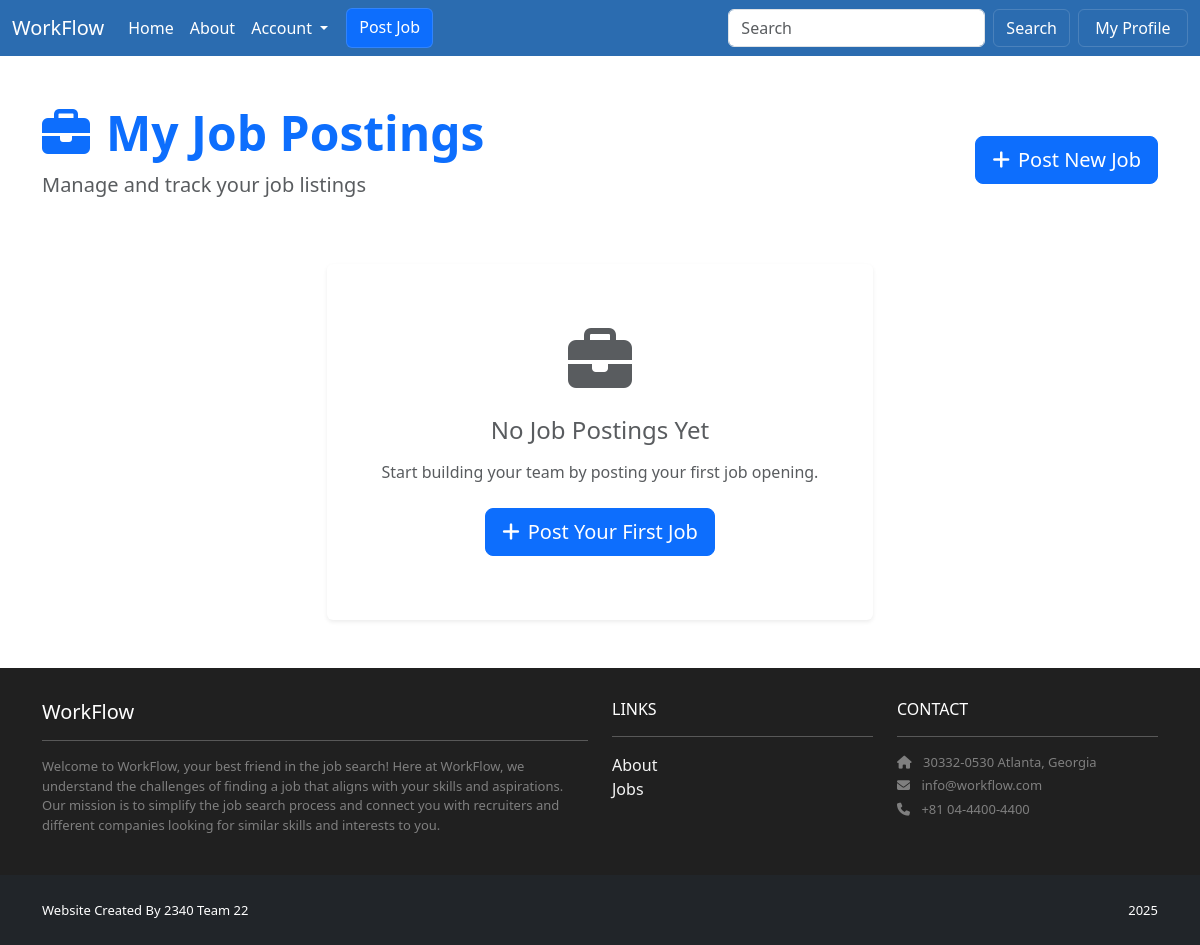
The page /jobs/my-jobs/ (signed in) on the database as committed earlier.
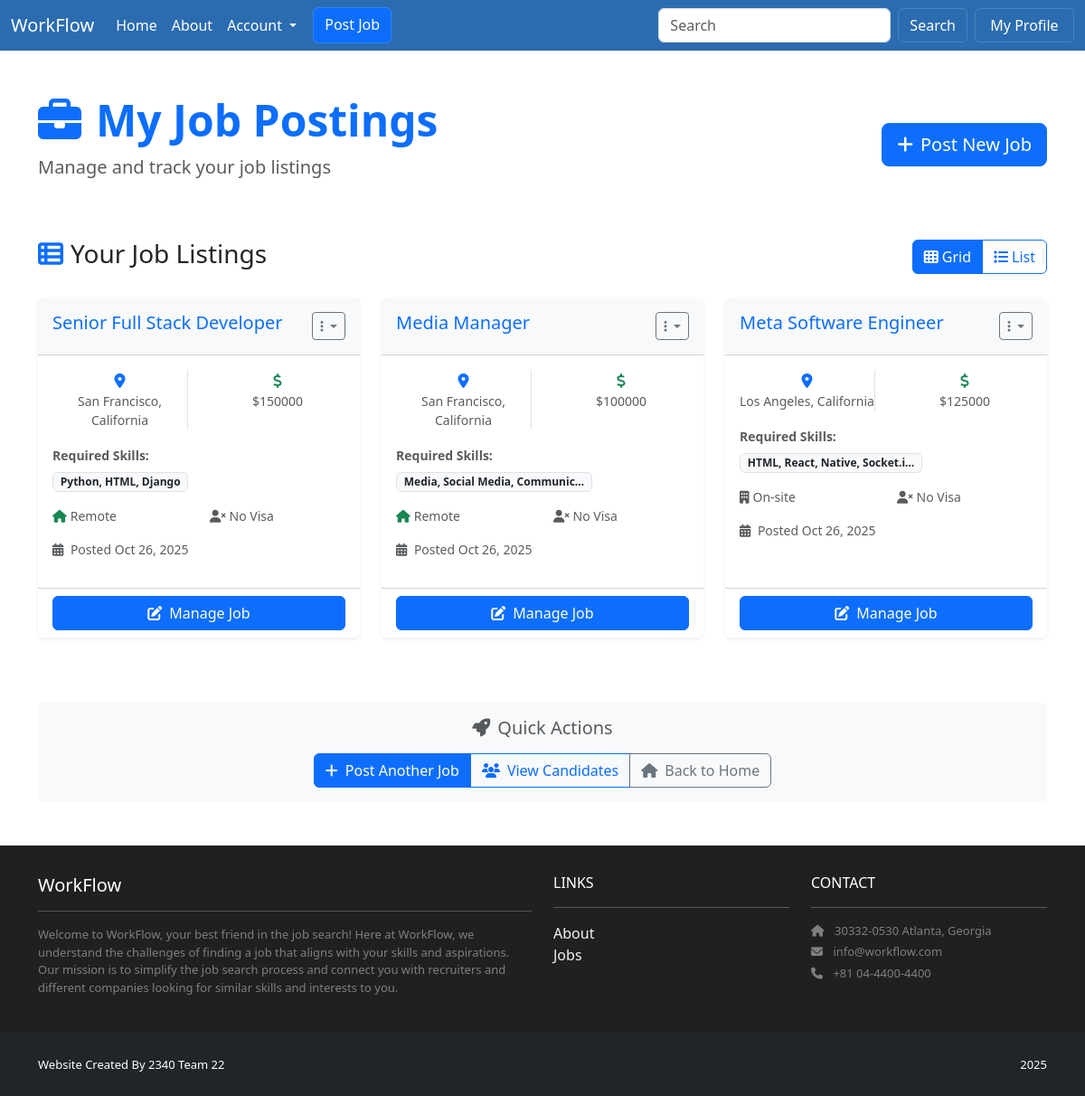
The same page on the database as committed later.
### jobs/models.py (models this page shows, shortened)
class Job(models.Model):
    title = models.CharField(max_length=200)
    skills = models.TextField()
    location = models.CharField(max_length=300)
    salary = models.IntegerField()
    is_remote = models.BooleanField(default=False)
    visa_sponsorship = models.BooleanField(default=False)
    created_date = models.DateTimeField(default=timezone.now)
    recruiter = models.ForeignKey(
        settings.AUTH_USER_MODEL,
        on_delete=models.CASCADE,
        related_name='jobs'
    )

### jobs/views.py (the view)
# urls.py: path('my-jobs/', views.recruiter_jobs, name='recruiter_jobs'),
@login_required
def recruiter_jobs(request):
    jobs = Job.objects.filter(recruiter=request.user)
    total_jobs = jobs.count()
    remote_jobs = jobs.filter(is_remote=True).count()
    visa_jobs = jobs.filter(visa_sponsorship=True).count()
    context = {
        'jobs': jobs,
        'total_jobs': total_jobs,
        'remote_jobs': remote_jobs,
        'visa_jobs': visa_jobs,
    }
    return render(request, 'jobs/recruiter_jobs.html', context)

### accounts/models.py (called while the page is built)
    @property
    def is_seeker(self):
        return self.role == self.Roles.SEEKER

    @property
    def is_recruiter(self):
        return self.role == self.Roles.RECRUITER

### jobs/templates/jobs/recruiter_jobs.html (shortened to what the changed rows need)
{% extends 'base.html' %}
{% load static %}
{% block content %}
<div class="container py-5">
  <div class="row mb-5">
    <div class="col-12">
      <div class="d-flex justify-content-between align-items-center">
        <div>
          <h1 class="display-5 fw-bold text-primary mb-2">
            <i class="fas fa-briefcase me-3"></i>My Job Postings
          </h1>
        </div>
      </div>
    </div>
  </div>
  {% if jobs %}
    <div class="row">
      <div class="col-12">
        <div class="d-flex justify-content-between align-items-center mb-4">
          <h3 class="text-dark">
            <i class="fas fa-th-list me-2 text-primary"></i>Your Job Listings
          </h3>
          <div class="btn-group" role="group">
            <button type="button" class="btn btn-outline-primary active" onclick="switchView('grid')">
              <i class="fas fa-th me-1"></i>Grid
            </button>
            <button type="button" class="btn btn-outline-primary" onclick="switchView('list')">
              <i class="fas fa-list me-1"></i>List
            </button>
          </div>
        </div>
      </div>
    </div>
    <div id="grid-view" class="row">
      {% for job in jobs %}
        <div class="col-lg-4 col-md-6 mb-4">
          <div class="card h-100 shadow-sm border-0 job-card">
            <div class="card-header bg-light py-3">
              <div class="d-flex justify-content-between align-items-start">
                <h5 class="card-title mb-0 text-primary">{{ job.title }}</h5>
                <div class="dropdown">
                  <button class="btn btn-sm btn-outline-secondary dropdown-toggle" type="button" data-bs-toggle="dropdown">
                    <i class="fas fa-ellipsis-v"></i>
                  </button>
                </div>
              </div>
            </div>
            <div class="card-body">
              <div class="mb-3">
                <div class="row text-center mb-3">
                  <div class="col-6">
                    <div class="border-end">
                      <i class="fas fa-map-marker-alt text-primary"></i>
                      <small class="d-block text-muted">{{ job.location }}</small>
                    </div>
                  </div>
                  <div class="col-6">
                    <i class="fas fa-dollar-sign text-success"></i>
                    <small class="d-block text-muted">${{ job.salary|floatformat:0 }}</small>
                  </div>
                </div>
              </div>
              <div class="mb-3">
                <small class="text-muted fw-semibold">Required Skills:</small>
                <div class="mt-1">
                  <span class="badge bg-light text-dark border">{{ job.skills|truncatechars:30 }}</span>
                </div>
              </div>
              <div class="mb-3">
                <div class="row">
                  <div class="col-6">
                    <small class="text-muted d-block">
                      {% if job.is_remote %}
                        <i class="fas fa-home text-success me-1"></i>Remote
                      {% else %}
                        <i class="fas fa-building text-muted me-1"></i>On-site
                      {% endif %}
                    </small>
                  </div>
                  <div class="col-6">
                    <small class="text-muted d-block">
                      {% if job.visa_sponsorship %}
                        <i class="fas fa-globe text-info me-1"></i>Visa OK
                      {% else %}
                        <i class="fas fa-user-times text-muted me-1"></i>No Visa
                      {% endif %}
                    </small>
                  </div>
                </div>
              </div>
              <div class="text-muted small mb-3">
                <i class="fas fa-calendar-alt me-1"></i>
                Posted {{ job.created_date|date:"M d, Y" }}
              </div>
            </div>
            <div class="card-footer bg-transparent">
              <div class="d-grid gap-2">
                <a href="{% url 'edit_job' job.id %}" class="btn btn-primary">
                  <i class="fas fa-edit me-2"></i>Manage Job
                </a>
              </div>
            </div>
          </div>
        </div>
      {% endfor %}
    </div>
  {% else %}
    <div class="row justify-content-center">
      <div class="col-md-6">
        <div class="card border-0 shadow-sm text-center py-5">
          <div class="card-body">
            <div class="mb-4">
              <i class="fas fa-briefcase fa-4x text-muted"></i>
            </div>
            <h4 class="text-muted mb-3">No Job Postings Yet</h4>
            <p class="text-muted mb-4">Start building your team by posting your first job opening.</p>
            <a href="{% url 'post_job' %}" class="btn btn-primary btn-lg">
              <i class="fas fa-plus me-2"></i>Post Your First Job
            </a>
          </div>
        </div>
      </div>
    </div>
  {% endif %}
  {% if jobs %}
  <div class="row mt-5">
    <div class="col-12">
      <div class="card bg-light border-0">
        <div class="card-body text-center">
          <h5 class="text-muted mb-3">
            <i class="fas fa-rocket me-2"></i>Quick Actions
          </h5>
          <div class="btn-group" role="group">
            <a href="{% url 'post_job' %}" class="btn btn-primary">
              <i class="fas fa-plus me-2"></i>Post Another Job
            </a>
            <a href="{% url 'recommended.overview' %}" class="btn btn-outline-primary">
              <i class="fas fa-users me-2"></i>View Candidates
            </a>
            <a href="{% url 'home.index' %}" class="btn btn-outline-secondary">
              <i class="fas fa-home me-2"></i>Back to Home
            </a>
          </div>
        </div>
      </div>
    </div>
  </div>
  {% endif %}
</div>
{% endblock %}

Rows that differ between the two databases and show on the page:
added Job: title "Senior Full Stack Developer", location "San Francisco, California", salary "150000", skills "Python, HTML, Django", is_remote True (drawn), visa_sponsorship False (drawn), created_date "Oct 26, 2025"
added Job: title "Media Manager", location "San Francisco, California", salary "100000", skills "Media, Social Media, Communic…", is_remote True (drawn), visa_sponsorship False (drawn), created_date "Oct 26, 2025"
added Job: title "Meta Software Engineer", location "Los Angeles, California", salary "125000", skills "HTML, React, Native, Socket.i…", is_remote False (drawn), visa_sponsorship False (drawn), created_date "Oct 26, 2025"
Other text that changed with them:
text no longer shown: "No Job Postings Yet Start building your team by posting your first job opening. Post Your First Job"
text now shown: "Your Job Listings Grid List Quick Actions Post Another Job View Candidates Back to Home"
